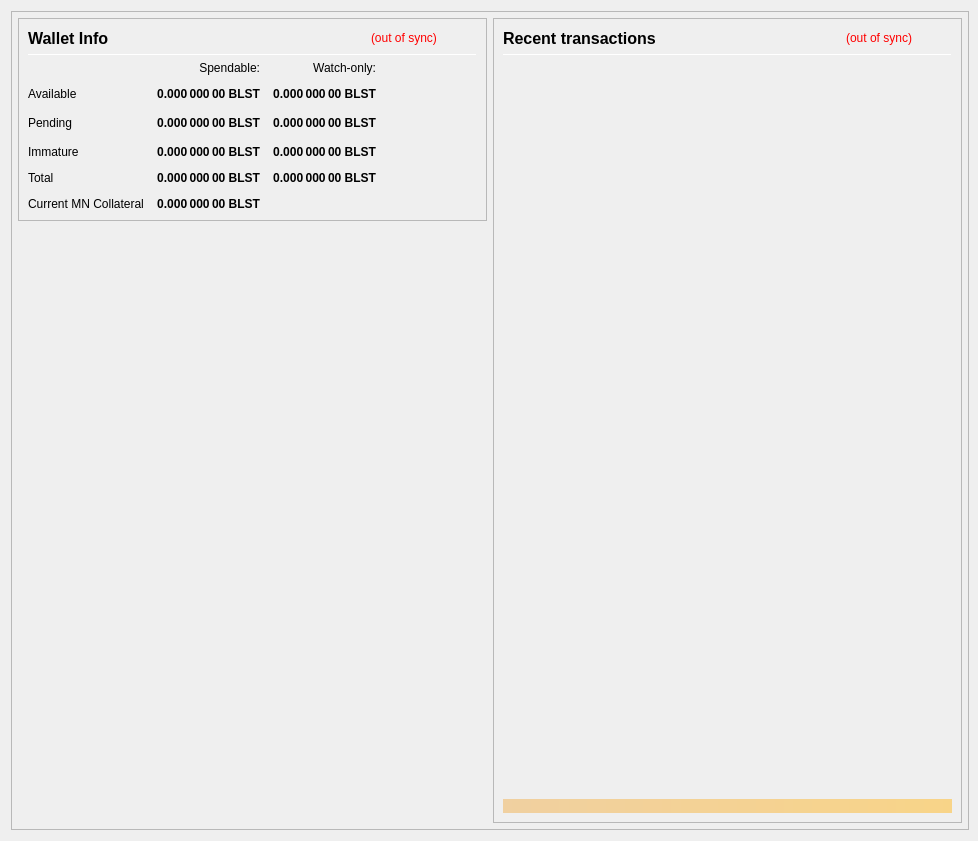
<?xml version="1.0" encoding="UTF-8"?>
<ui version="4.0">
 <class>OverviewPage</class>
 <widget class="QWidget" name="OverviewPage">
  <property name="geometry">
   <rect>
    <x>0</x>
    <y>0</y>
    <width>978</width>
    <height>841</height>
   </rect>
  </property>
  <property name="minimumSize">
   <size>
    <width>960</width>
    <height>682</height>
   </size>
  </property>
  <property name="font">
   <font>
    <weight>50</weight>
    <bold>false</bold>
   </font>
  </property>
  <property name="windowTitle">
   <string>Form</string>
  </property>
  <layout class="QVBoxLayout" name="topLayout" stretch="0">
   <property name="rightMargin">
    <number>9</number>
   </property>
   <item>
    <widget class="QFrame" name="frame_BG">
     <property name="minimumSize">
      <size>
       <width>850</width>
       <height>610</height>
      </size>
     </property>
     <property name="maximumSize">
      <size>
       <width>16777215</width>
       <height>16777215</height>
      </size>
     </property>
     <property name="frameShape">
      <enum>QFrame::StyledPanel</enum>
     </property>
     <property name="frameShadow">
      <enum>QFrame::Raised</enum>
     </property>
     <layout class="QVBoxLayout" name="verticalLayout_3" stretch="0">
      <property name="leftMargin">
       <number>0</number>
      </property>
      <property name="topMargin">
       <number>0</number>
      </property>
      <property name="rightMargin">
       <number>0</number>
      </property>
      <property name="bottomMargin">
       <number>6</number>
      </property>
      <item>
       <layout class="QVBoxLayout" name="verticalLayout_Master" stretch="0,1">
        <property name="leftMargin">
         <number>0</number>
        </property>
        <property name="topMargin">
         <number>0</number>
        </property>
        <property name="rightMargin">
         <number>0</number>
        </property>
        <property name="bottomMargin">
         <number>0</number>
        </property>
        <item>
         <widget class="QFrame" name="frame_Header">
          <layout class="QVBoxLayout" name="verticalLayout_Header" stretch="0">
           <property name="leftMargin">
            <number>0</number>
           </property>
           <property name="topMargin">
            <number>0</number>
           </property>
           <property name="rightMargin">
            <number>0</number>
           </property>
           <property name="bottomMargin">
            <number>0</number>
           </property>
          </layout>
         </widget>
        </item>
        <item>
         <widget class="QFrame" name="frame_Content">
          <layout class="QVBoxLayout" name="verticalLayout_Content">
           <property name="leftMargin">
            <number>6</number>
           </property>
           <property name="topMargin">
            <number>0</number>
           </property>
           <property name="rightMargin">
            <number>6</number>
           </property>
           <property name="bottomMargin">
            <number>0</number>
           </property>
           <item>
            <layout class="QHBoxLayout" name="horizontalLayout_Content" stretch="1,1">
             <property name="spacing">
              <number>6</number>
             </property>
             <item>
              <layout class="QVBoxLayout" name="verticalLayout_left" stretch="0,0">
               <item>
                <widget class="QFrame" name="frameBalances">
                 <property name="frameShape">
                  <enum>QFrame::StyledPanel</enum>
                 </property>
                 <property name="frameShadow">
                  <enum>QFrame::Raised</enum>
                 </property>
                 <layout class="QVBoxLayout" name="verticalLayout_4">
                  <item>
                   <layout class="QHBoxLayout" name="hlBalancesHeader" stretch="2,0,0">
                    <property name="spacing">
                     <number>6</number>
                    </property>
                    <item>
                     <widget class="QLabel" name="labelBalances">
                      <property name="minimumSize">
                       <size>
                        <width>0</width>
                        <height>0</height>
                       </size>
                      </property>
                      <property name="font">
                       <font>
                        <pointsize>12</pointsize>
                        <weight>75</weight>
                        <bold>true</bold>
                       </font>
                      </property>
                      <property name="text">
                       <string>Wallet Info</string>
                      </property>
                     </widget>
                    </item>
                    <item>
                     <widget class="QLabel" name="labelWalletStatus">
                      <property name="cursor">
                       <cursorShape>WhatsThisCursor</cursorShape>
                      </property>
                      <property name="toolTip">
                       <string>The displayed information may be out of date. Your wallet automatically synchronizes with the Ballast network after a connection is established, but this process has not completed yet.</string>
                      </property>
                      <property name="styleSheet">
                       <string notr="true">QLabel { color: red; }</string>
                      </property>
                      <property name="text">
                       <string notr="true">(out of sync)</string>
                      </property>
                      <property name="alignment">
                       <set>Qt::AlignLeading|Qt::AlignLeft|Qt::AlignVCenter</set>
                      </property>
                     </widget>
                    </item>
                    <item>
                     <spacer name="hsBalancesHeader">
                      <property name="orientation">
                       <enum>Qt::Horizontal</enum>
                      </property>
                      <property name="sizeHint" stdset="0">
                       <size>
                        <width>40</width>
                        <height>20</height>
                       </size>
                      </property>
                     </spacer>
                    </item>
                   </layout>
                  </item>
                  <item>
                   <widget class="Line" name="lineBalances">
                    <property name="minimumSize">
                     <size>
                      <width>0</width>
                      <height>1</height>
                     </size>
                    </property>
                    <property name="maximumSize">
                     <size>
                      <width>16777215</width>
                      <height>1</height>
                     </size>
                    </property>
                    <property name="orientation">
                     <enum>Qt::Horizontal</enum>
                    </property>
                   </widget>
                  </item>
                  <item>
                   <layout class="QGridLayout" name="gridLayout">
                    <property name="spacing">
                     <number>12</number>
                    </property>
                    <item row="2" column="2">
                     <widget class="QLabel" name="labelWatchPending">
                      <property name="font">
                       <font>
                        <weight>75</weight>
                        <bold>true</bold>
                       </font>
                      </property>
                      <property name="cursor">
                       <cursorShape>ArrowCursor</cursorShape>
                      </property>
                      <property name="toolTip">
                       <string>Unconfirmed transactions to watch-only addresses</string>
                      </property>
                      <property name="text">
                       <string notr="true">0.000 000 00 BLST</string>
                      </property>
                      <property name="alignment">
                       <set>Qt::AlignRight|Qt::AlignTrailing|Qt::AlignVCenter</set>
                      </property>
                      <property name="textInteractionFlags">
                       <set>Qt::NoTextInteraction</set>
                      </property>
                     </widget>
                    </item>
                    <item row="2" column="1">
                     <widget class="QLabel" name="labelUnconfirmed">
                      <property name="font">
                       <font>
                        <weight>75</weight>
                        <bold>true</bold>
                       </font>
                      </property>
                      <property name="cursor">
                       <cursorShape>ArrowCursor</cursorShape>
                      </property>
                      <property name="toolTip">
                       <string>Total of transactions that have yet to be confirmed, and do not yet count toward the spendable balance</string>
                      </property>
                      <property name="text">
                       <string notr="true">0.000 000 00 BLST</string>
                      </property>
                      <property name="alignment">
                       <set>Qt::AlignRight|Qt::AlignTrailing|Qt::AlignVCenter</set>
                      </property>
                      <property name="textInteractionFlags">
                       <set>Qt::NoTextInteraction</set>
                      </property>
                     </widget>
                    </item>
                    <item row="3" column="2">
                     <widget class="QLabel" name="labelWatchImmature">
                      <property name="font">
                       <font>
                        <weight>75</weight>
                        <bold>true</bold>
                       </font>
                      </property>
                      <property name="cursor">
                       <cursorShape>ArrowCursor</cursorShape>
                      </property>
                      <property name="toolTip">
                       <string>Staked or masternode rewards in watch-only addresses that has not yet matured</string>
                      </property>
                      <property name="text">
                       <string notr="true">0.000 000 00 BLST</string>
                      </property>
                      <property name="alignment">
                       <set>Qt::AlignRight|Qt::AlignTrailing|Qt::AlignVCenter</set>
                      </property>
                      <property name="textInteractionFlags">
                       <set>Qt::NoTextInteraction</set>
                      </property>
                     </widget>
                    </item>
                    <item row="7" column="0">
                     <widget class="QLabel" name="labelTotalText2">
                      <property name="text">
                       <string>Current MN Collateral</string>
                      </property>
                     </widget>
                    </item>
                    <item row="4" column="0">
                     <widget class="QLabel" name="labelTotalText">
                      <property name="text">
                       <string>Total</string>
                      </property>
                      <property name="textInteractionFlags">
                       <set>Qt::NoTextInteraction</set>
                      </property>
                     </widget>
                    </item>
                    <item row="3" column="1">
                     <widget class="QLabel" name="labelImmature">
                      <property name="font">
                       <font>
                        <weight>75</weight>
                        <bold>true</bold>
                       </font>
                      </property>
                      <property name="cursor">
                       <cursorShape>ArrowCursor</cursorShape>
                      </property>
                      <property name="toolTip">
                       <string>Staked or masternode rewards that has not yet matured</string>
                      </property>
                      <property name="text">
                       <string notr="true">0.000 000 00 BLST</string>
                      </property>
                      <property name="alignment">
                       <set>Qt::AlignRight|Qt::AlignTrailing|Qt::AlignVCenter</set>
                      </property>
                      <property name="textInteractionFlags">
                       <set>Qt::NoTextInteraction</set>
                      </property>
                     </widget>
                    </item>
                    <item row="2" column="3">
                     <spacer name="hsBalances">
                      <property name="orientation">
                       <enum>Qt::Horizontal</enum>
                      </property>
                      <property name="sizeHint" stdset="0">
                       <size>
                        <width>40</width>
                        <height>20</height>
                       </size>
                      </property>
                     </spacer>
                    </item>
                    <item row="3" column="0">
                     <widget class="QLabel" name="labelImmatureText">
                      <property name="text">
                       <string>Immature</string>
                      </property>
                      <property name="textInteractionFlags">
                       <set>Qt::NoTextInteraction</set>
                      </property>
                     </widget>
                    </item>
                    <item row="4" column="1">
                     <widget class="QLabel" name="labelTotal">
                      <property name="font">
                       <font>
                        <weight>75</weight>
                        <bold>true</bold>
                       </font>
                      </property>
                      <property name="cursor">
                       <cursorShape>ArrowCursor</cursorShape>
                      </property>
                      <property name="toolTip">
                       <string>Your current total balance</string>
                      </property>
                      <property name="text">
                       <string notr="true">0.000 000 00 BLST</string>
                      </property>
                      <property name="alignment">
                       <set>Qt::AlignRight|Qt::AlignTrailing|Qt::AlignVCenter</set>
                      </property>
                      <property name="textInteractionFlags">
                       <set>Qt::NoTextInteraction</set>
                      </property>
                     </widget>
                    </item>
                    <item row="7" column="1">
                     <widget class="QLabel" name="labelTotal2">
                      <property name="font">
                       <font>
                        <weight>75</weight>
                        <bold>true</bold>
                       </font>
                      </property>
                      <property name="cursor">
                       <cursorShape>ArrowCursor</cursorShape>
                      </property>
                      <property name="toolTip">
                       <string>Your current total balance</string>
                      </property>
                      <property name="text">
                       <string notr="true">0.000 000 00 BLST</string>
                      </property>
                      <property name="alignment">
                       <set>Qt::AlignRight|Qt::AlignTrailing|Qt::AlignVCenter</set>
                      </property>
                      <property name="textInteractionFlags">
                       <set>Qt::NoTextInteraction</set>
                      </property>
                     </widget>
                    </item>
                    <item row="4" column="2">
                     <widget class="QLabel" name="labelWatchTotal">
                      <property name="font">
                       <font>
                        <weight>75</weight>
                        <bold>true</bold>
                       </font>
                      </property>
                      <property name="cursor">
                       <cursorShape>ArrowCursor</cursorShape>
                      </property>
                      <property name="toolTip">
                       <string>Current total balance in watch-only addresses</string>
                      </property>
                      <property name="text">
                       <string notr="true">0.000 000 00 BLST</string>
                      </property>
                      <property name="alignment">
                       <set>Qt::AlignRight|Qt::AlignTrailing|Qt::AlignVCenter</set>
                      </property>
                      <property name="textInteractionFlags">
                       <set>Qt::NoTextInteraction</set>
                      </property>
                     </widget>
                    </item>
                    <item row="0" column="2">
                     <widget class="QLabel" name="labelWatchonly">
                      <property name="text">
                       <string>Watch-only:</string>
                      </property>
                      <property name="alignment">
                       <set>Qt::AlignRight|Qt::AlignTrailing|Qt::AlignVCenter</set>
                      </property>
                     </widget>
                    </item>
                    <item row="1" column="0">
                     <widget class="QLabel" name="labelBalanceText">
                      <property name="text">
                       <string>Available</string>
                      </property>
                      <property name="textInteractionFlags">
                       <set>Qt::NoTextInteraction</set>
                      </property>
                     </widget>
                    </item>
                    <item row="1" column="1">
                     <widget class="QLabel" name="labelBalance">
                      <property name="font">
                       <font>
                        <weight>75</weight>
                        <bold>true</bold>
                       </font>
                      </property>
                      <property name="cursor">
                       <cursorShape>ArrowCursor</cursorShape>
                      </property>
                      <property name="toolTip">
                       <string>Your current spendable balance</string>
                      </property>
                      <property name="text">
                       <string notr="true">0.000 000 00 BLST</string>
                      </property>
                      <property name="alignment">
                       <set>Qt::AlignRight|Qt::AlignTrailing|Qt::AlignVCenter</set>
                      </property>
                      <property name="textInteractionFlags">
                       <set>Qt::NoTextInteraction</set>
                      </property>
                     </widget>
                    </item>
                    <item row="1" column="2">
                     <widget class="QLabel" name="labelWatchAvailable">
                      <property name="font">
                       <font>
                        <weight>75</weight>
                        <bold>true</bold>
                       </font>
                      </property>
                      <property name="cursor">
                       <cursorShape>ArrowCursor</cursorShape>
                      </property>
                      <property name="toolTip">
                       <string>Your current balance in watch-only addresses</string>
                      </property>
                      <property name="text">
                       <string notr="true">0.000 000 00 BLST</string>
                      </property>
                      <property name="alignment">
                       <set>Qt::AlignRight|Qt::AlignTrailing|Qt::AlignVCenter</set>
                      </property>
                      <property name="textInteractionFlags">
                       <set>Qt::NoTextInteraction</set>
                      </property>
                     </widget>
                    </item>
                    <item row="2" column="0">
                     <widget class="QLabel" name="labelPendingText">
                      <property name="text">
                       <string>Pending</string>
                      </property>
                      <property name="textInteractionFlags">
                       <set>Qt::NoTextInteraction</set>
                      </property>
                     </widget>
                    </item>
                    <item row="0" column="1">
                     <widget class="QLabel" name="labelSpendable">
                      <property name="text">
                       <string>Spendable:</string>
                      </property>
                      <property name="alignment">
                       <set>Qt::AlignRight|Qt::AlignTrailing|Qt::AlignVCenter</set>
                      </property>
                     </widget>
                    </item>
                   </layout>
                  </item>
                 </layout>
                </widget>
               </item>
               <item>
                <spacer name="verticalSpacer">
                 <property name="orientation">
                  <enum>Qt::Vertical</enum>
                 </property>
                 <property name="sizeHint" stdset="0">
                  <size>
                   <width>20</width>
                   <height>40</height>
                  </size>
                 </property>
                </spacer>
               </item>
              </layout>
             </item>
             <item>
              <layout class="QVBoxLayout" name="verticalLayout_right" stretch="1">
               <item>
                <widget class="QFrame" name="frame_RecentTransactions">
                 <property name="minimumSize">
                  <size>
                   <width>0</width>
                   <height>0</height>
                  </size>
                 </property>
                 <property name="frameShape">
                  <enum>QFrame::StyledPanel</enum>
                 </property>
                 <property name="frameShadow">
                  <enum>QFrame::Raised</enum>
                 </property>
                 <layout class="QVBoxLayout" name="verticalLayout_1" stretch="0,0,0,0,0">
                  <item>
                   <layout class="QHBoxLayout" name="horizontalLayout_2" stretch="2,0,0">
                    <property name="spacing">
                     <number>3</number>
                    </property>
                    <item>
                     <widget class="QLabel" name="label_4">
                      <property name="minimumSize">
                       <size>
                        <width>0</width>
                        <height>20</height>
                       </size>
                      </property>
                      <property name="font">
                       <font>
                        <pointsize>12</pointsize>
                        <weight>75</weight>
                        <bold>true</bold>
                       </font>
                      </property>
                      <property name="text">
                       <string>Recent transactions</string>
                      </property>
                     </widget>
                    </item>
                    <item>
                     <widget class="QLabel" name="labelTransactionsStatus">
                      <property name="cursor">
                       <cursorShape>WhatsThisCursor</cursorShape>
                      </property>
                      <property name="toolTip">
                       <string>The displayed information may be out of date. Your wallet automatically synchronizes with the Ballast network after a connection is established, but this process has not completed yet.</string>
                      </property>
                      <property name="styleSheet">
                       <string notr="true">QLabel { color: red; }</string>
                      </property>
                      <property name="text">
                       <string notr="true">(out of sync)</string>
                      </property>
                      <property name="alignment">
                       <set>Qt::AlignRight|Qt::AlignTrailing|Qt::AlignVCenter</set>
                      </property>
                     </widget>
                    </item>
                    <item>
                     <spacer name="horizontalSpacer">
                      <property name="orientation">
                       <enum>Qt::Horizontal</enum>
                      </property>
                      <property name="sizeHint" stdset="0">
                       <size>
                        <width>40</width>
                        <height>20</height>
                       </size>
                      </property>
                     </spacer>
                    </item>
                   </layout>
                  </item>
                  <item>
                   <widget class="Line" name="line">
                    <property name="minimumSize">
                     <size>
                      <width>0</width>
                      <height>1</height>
                     </size>
                    </property>
                    <property name="maximumSize">
                     <size>
                      <width>16777215</width>
                      <height>1</height>
                     </size>
                    </property>
                    <property name="orientation">
                     <enum>Qt::Horizontal</enum>
                    </property>
                   </widget>
                  </item>
                  <item>
                   <widget class="QListView" name="listTransactions">
                    <property name="minimumSize">
                     <size>
                      <width>0</width>
                      <height>0</height>
                     </size>
                    </property>
                    <property name="styleSheet">
                     <string notr="true">QListView { background: transparent; }</string>
                    </property>
                    <property name="frameShape">
                     <enum>QFrame::NoFrame</enum>
                    </property>
                    <property name="verticalScrollBarPolicy">
                     <enum>Qt::ScrollBarAlwaysOff</enum>
                    </property>
                    <property name="horizontalScrollBarPolicy">
                     <enum>Qt::ScrollBarAlwaysOff</enum>
                    </property>
                    <property name="selectionMode">
                     <enum>QAbstractItemView::NoSelection</enum>
                    </property>
                   </widget>
                  </item>
                  <item>
                   <spacer name="verticalSpacer_2">
                    <property name="orientation">
                     <enum>Qt::Vertical</enum>
                    </property>
                    <property name="sizeType">
                     <enum>QSizePolicy::Expanding</enum>
                    </property>
                    <property name="sizeHint" stdset="0">
                     <size>
                      <width>20</width>
                      <height>40</height>
                     </size>
                    </property>
                   </spacer>
                  </item>
                  <item>
                   <widget class="QLabel" name="labelAlerts">
                    <property name="maximumSize">
                     <size>
                      <width>16777215</width>
                      <height>16777215</height>
                     </size>
                    </property>
                    <property name="styleSheet">
                     <string notr="true">background-color: qlineargradient(x1: 0, y1: 0, x2: 1, y2: 0, stop:0 #F0D0A0, stop:1 #F8D488); color:#000000;</string>
                    </property>
                    <property name="text">
                     <string/>
                    </property>
                    <property name="wordWrap">
                     <bool>true</bool>
                    </property>
                    <property name="margin">
                     <number>3</number>
                    </property>
                   </widget>
                  </item>
                 </layout>
                </widget>
               </item>
              </layout>
             </item>
            </layout>
           </item>
          </layout>
         </widget>
        </item>
       </layout>
      </item>
     </layout>
    </widget>
   </item>
  </layout>
 </widget>
 <resources/>
 <connections/>
</ui>
